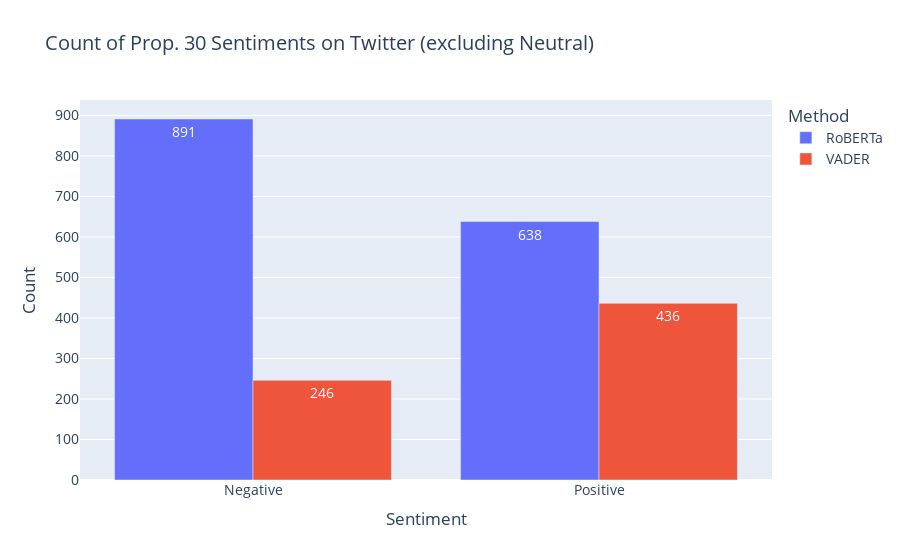

Notebook code cell kept with this figure:
### Code cell
fig_no_neutral = px.bar(data_frame=counts_no_neutral_df, 
                 x = 'Sentiment', 
                 y = 'Count', 
                 color = 'Method', 
                 barmode = 'group', 
                 title = 'Count of Prop. 30 Sentiments on Twitter (excluding Neutral)', 
                 text = 'Count')
fig_no_neutral.update_traces(textposition = 'inside', textfont_color = 'white')
fig_no_neutral.update_layout(xaxis = {'categoryorder': 'array', 'categoryarray': ['Negative', 'Positive']},
                      font_size = 14)
fig_no_neutral.show()

### Figure 1 — Plotly figure (JSON) as saved in the notebook; plotly's stock layout.template omitted (floating-point values rounded to 4 significant figures)
{"data": [{"alignmentgroup": "True", "hovertemplate": "Method=RoBERTa<br>Sentiment=%{x}<br>Count=%{text}<extra></extra>", "legendgroup": "RoBERTa", "marker": {"color": "#636efa", "pattern": {"shape": ""}}, "name": "RoBERTa", "offsetgroup": "RoBERTa", "orientation": "v", "showlegend": true, "text": [891, 638], "textfont": {"color": "white"}, "textposition": "inside", "type": "bar", "x": ["Negative", "Positive"], "xaxis": "x", "y": [891, 638], "yaxis": "y"}, {"alignmentgroup": "True", "hovertemplate": "Method=VADER<br>Sentiment=%{x}<br>Count=%{text}<extra></extra>", "legendgroup": "VADER", "marker": {"color": "#EF553B", "pattern": {"shape": ""}}, "name": "VADER", "offsetgroup": "VADER", "orientation": "v", "showlegend": true, "text": [436, 246], "textfont": {"color": "white"}, "textposition": "inside", "type": "bar", "x": ["Positive", "Negative"], "xaxis": "x", "y": [436, 246], "yaxis": "y"}], "layout": {"barmode": "group", "font": {"size": 14}, "legend": {"title": {"text": "Method"}, "tracegroupgap": 0}, "title": {"text": "Count of Prop. 30 Sentiments on Twitter (excluding Neutral)"}, "xaxis": {"anchor": "y", "categoryarray": ["Negative", "Positive"], "categoryorder": "array", "domain": [0, 1], "title": {"text": "Sentiment"}}, "yaxis": {"anchor": "x", "domain": [0, 1], "title": {"text": "Count"}}}}
